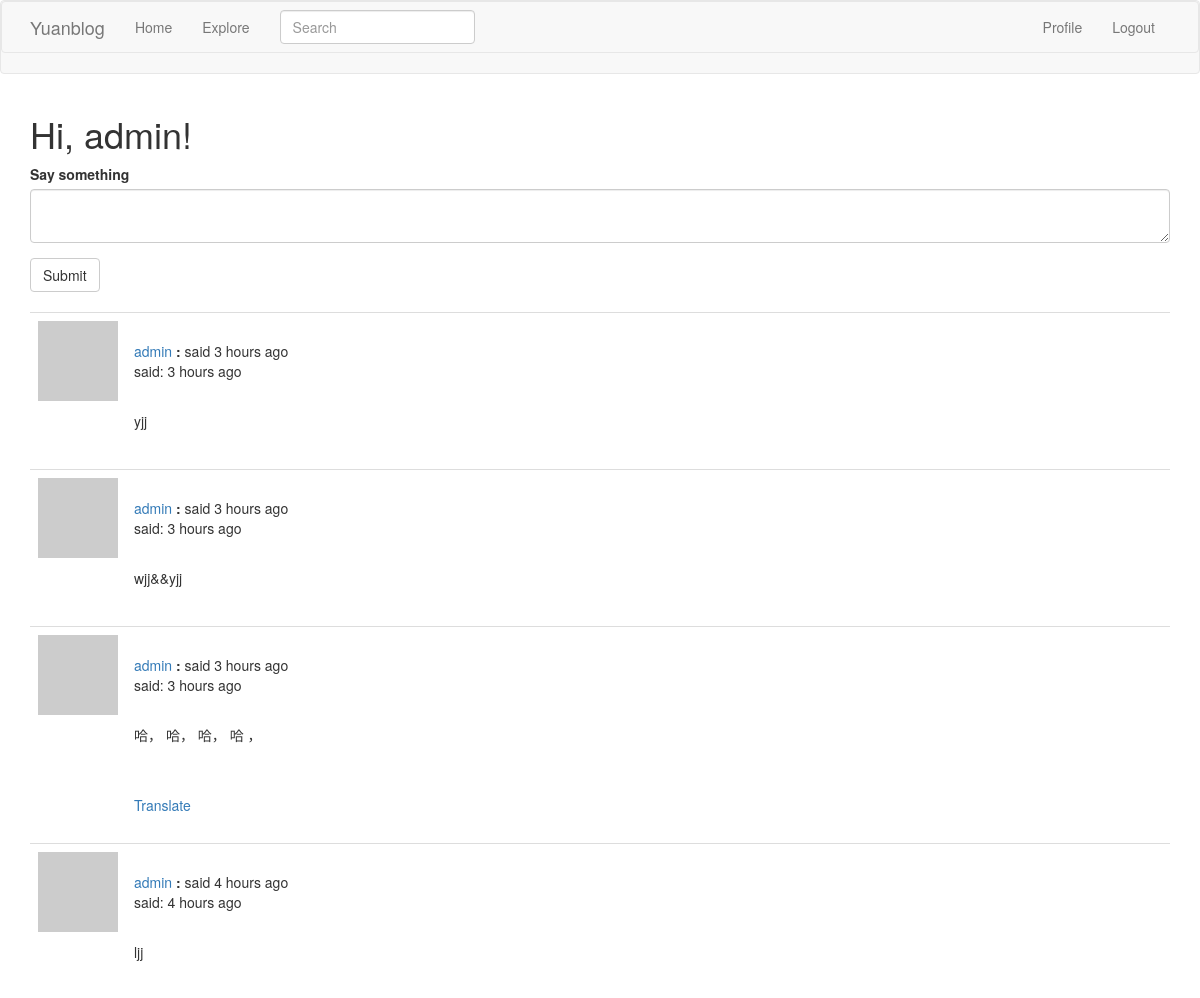
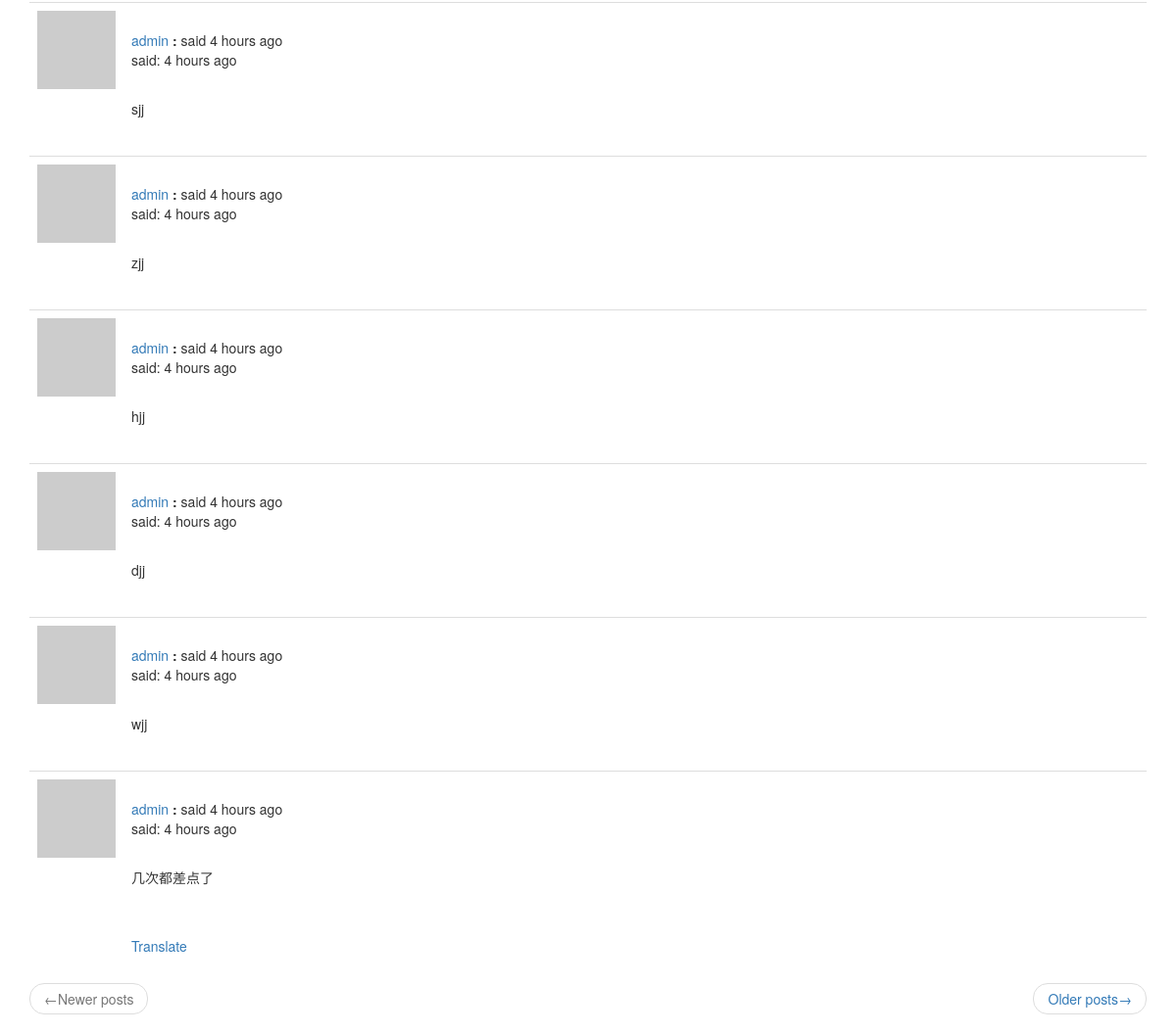
The page /index (signed in) on the database its author committed (2 pictures, top to bottom).
### app/models.py (models this page shows, shortened)
class PaginatedAPIMixin(object):
    @staticmethod
    def to_collection_dict(query, page, per_page, endpoint, **kwargs):
        resources = query.paginate(page, per_page, False)
        data = {
            'items': [item.to_dict() for item in resources.items],
            '_meta': {
                'page': page,
                'per_page': per_page,
                'total_pages': resources.pages,
                'total_items': resources.total
            },
            '_links': {
                'self': url_for(endpoint, page=page, per_page=per_page),
                'next': url_for(endpoint, page=page+1, per_page=per_page, **kwargs) if resources.has_next else None,
                'prev': url_for(endpoint, page=page - 1, per_page=per_page, **kwargs) if resources.has_prev else None
            }
        }
        return data

class User(PaginatedAPIMixin, UserMixin, db.Model):
    id = db.Column(db.Integer, primary_key=True)
    username = db.Column(db.String(64), index=True, unique=True)
    email = db.Column(db.String(128), index=True, unique=True)
    password_hash = db.Column(db.String(128))
    posts = db.relationship('Post', backref='author', lazy='dynamic')
    about_me = db.Column(db.String(140))
    last_date = db.Column(db.DateTime, default=datetime.utcnow)
    followed = db.relationship(
        'User', secondary=followers,
        primaryjoin=(followers.c.follower_id == id),
        secondaryjoin=(followers.c.followed_id == id),
        backref=db.backref('followers', lazy='dynamic'), lazy='dynamic')
    def avatar(self, size):
        digest = hashlib.md5(self.email.lower().encode('utf-8')).hexdigest()
        return 'https://www.gravatar.com/avatar/{}?d=identicon&s={}'.format(digest, size)
    def followed_posts(self):
        followed = Post.query.join(
            followers, (followers.c.followed_id == Post.user_id)).filter(
            followers.c.follower_id == self.id)
        own = Post.query.filter_by(user_id=self.id)
        return followed.union(own).order_by(Post.timestamp.desc())
    @login.user_loader
    def load_user(id):
        return User.query.get(int(id))

class SearchableMixin(object):
    @classmethod
    def before_commit(cls, session):
        session._changes = {
            'add': list(session.new),
            'update': list(session.dirty),
            'delete': list(session.deleted)
        }
    @classmethod
    def after_commit(cls, session):
        for obj in session._changes['add']:
            if isinstance(obj, SearchableMixin):
                add_to_index(obj.__tablename__, obj)
        for obj in session._changes['update']:
            if isinstance(obj, SearchableMixin):
                add_to_index(obj.__tablename__, obj)
        for obj in session._changes['delete']:
            if isinstance(obj, SearchableMixin):
                remove_from_index(obj.__tablename__, obj)
        session._changes = None

class Post(SearchableMixin, db.Model):
    __searchable__ = ['body']
    id = db.Column(db.Integer, primary_key=True)
    body = db.Column(db.String(140))
    timestamp = db.Column(db.DateTime, index=True, default=datetime.utcnow)
    user_id = db.Column(db.Integer, db.ForeignKey('user.id'))
    language = db.Column(db.String(5))

### app/main/routes.py (the view, shortened to what this page needs)
@bp.route('/', methods=['GET', 'POST'])
@bp.route('/index', methods=['GET', 'POST'])
@login_required
def index():
    form = PostForm()
    page = request.args.get('page', 1, type=int)
    posts = current_user.followed_posts().paginate(page, current_app.config['POSTS_PER_PAGE'], False)
    next_url = url_for('main.index', page=posts.next_num) \
        if posts.has_next else None
    prev_url = url_for('main.index', page=posts.prev_num) \
        if posts.has_prev else None
    return render_template('index.html', title='Home', form=form,
                           posts=posts.items, next_url=next_url,
                           prev_url=prev_url)

### app/main/forms.py
class SearchForm(FlaskForm):
    q = StringField(_l('Search'), validators=[DataRequired()])
    def __init__(self, *args, **kwargs):
        if 'formdata' not in kwargs:
            kwargs['formdata'] = request.args
        if 'csrf_enabled' not in kwargs:
            kwargs['csrf_enabled'] = False
        super(SearchForm, self).__init__(*args, **kwargs)

class PostForm(FlaskForm):
    post = TextAreaField(_l('Say something'), validators=[DataRequired()])
    submit = SubmitField(_l('Submit'))

### app/main/routes.py (called while the page is built)
@bp.before_app_request
def before_request():
    if current_user.is_authenticated:
        current_user.last_date = datetime.utcnow()
        db.session.commit()
        g.search_form = SearchForm()
    g.locale = str(get_locale())

### app/templates/index.html
{% extends "base.html" %}
{% import 'bootstrap/wtf.html' as wtf %}
{% block app_content %}
    <h1>{{ _('Hi, %(username)s!', username=current_user.username) }}</h1>
    {% if form %}
    {{ wtf.quick_form(form) }}
        <br>
    {% endif %}
    {% for post in posts %}
        {% include '_post.html' %}
    {% endfor %}
    <nav aria-label="...">
        <ul class="pager">
            <li class="previous{% if not prev_url %} disabled{% endif %}">
                <a href="{{ prev_url or '#'}}">
                    <span aria-hidden="true">&larr;</span>{{ _('Newer posts') }}
                </a>
            </li>
            <li class="next{% if not next_url %} disabled{% endif %}">
                <a href="{{ next_url or '#' }}">
                    {{ _('Older posts') }}<span aria-hidden="true">&rarr;</span>
                </a>
            </li>
        </ul>
    </nav>
{% endblock %}

### app/templates/_post.html (shortened to what this page needs)
<table class="table table-hover">
    <tr>
        <td width="70px">
            <a href="{{ url_for('main.user', username=post.author.username) }}">
                <img src="{{ post.author.avatar(70) }}">
            </a>
        </td>
        <td style="word-wrap: break-word">
            <br>
            {{ _('%(username)s said %(when)s', username=user_link, when=moment(post.timestamp).fromNow()) }}
            <p>{{ _('said:') }} {{ moment(post.timestamp).fromNow() }}</p>
            <br>
            <p>{{ post.body }}</p>
            {% if post.language and post.language !=g.locale %}
            <br><br>
                <span id="translation{{ post.id }}">
                    <a href="javascript:translate('#post{{ post.id }}', '#translation{{ post.id }}', '{{ post.language }}', '{{ g.locale }}');">{{ _('Translate') }}</a>
                </span>
            {% endif %}
        </td>
    </tr>
</table>

### rows shown on the page
Post: timestamp "3 hours ago", body "yjj"
Post: timestamp "3 hours ago", body "wjj&&yjj"
Post: timestamp "3 hours ago", body "哈， 哈， 哈， 哈 ，"
Post: timestamp "4 hours ago", body "ljj"
Post: timestamp "4 hours ago", body "sjj"
Post: timestamp "4 hours ago", body "zjj"
Post: timestamp "4 hours ago", body "hjj"
Post: timestamp "4 hours ago", body "djj"
Post: timestamp "4 hours ago", body "wjj"
Post: timestamp "4 hours ago", body "几次都差点了"
